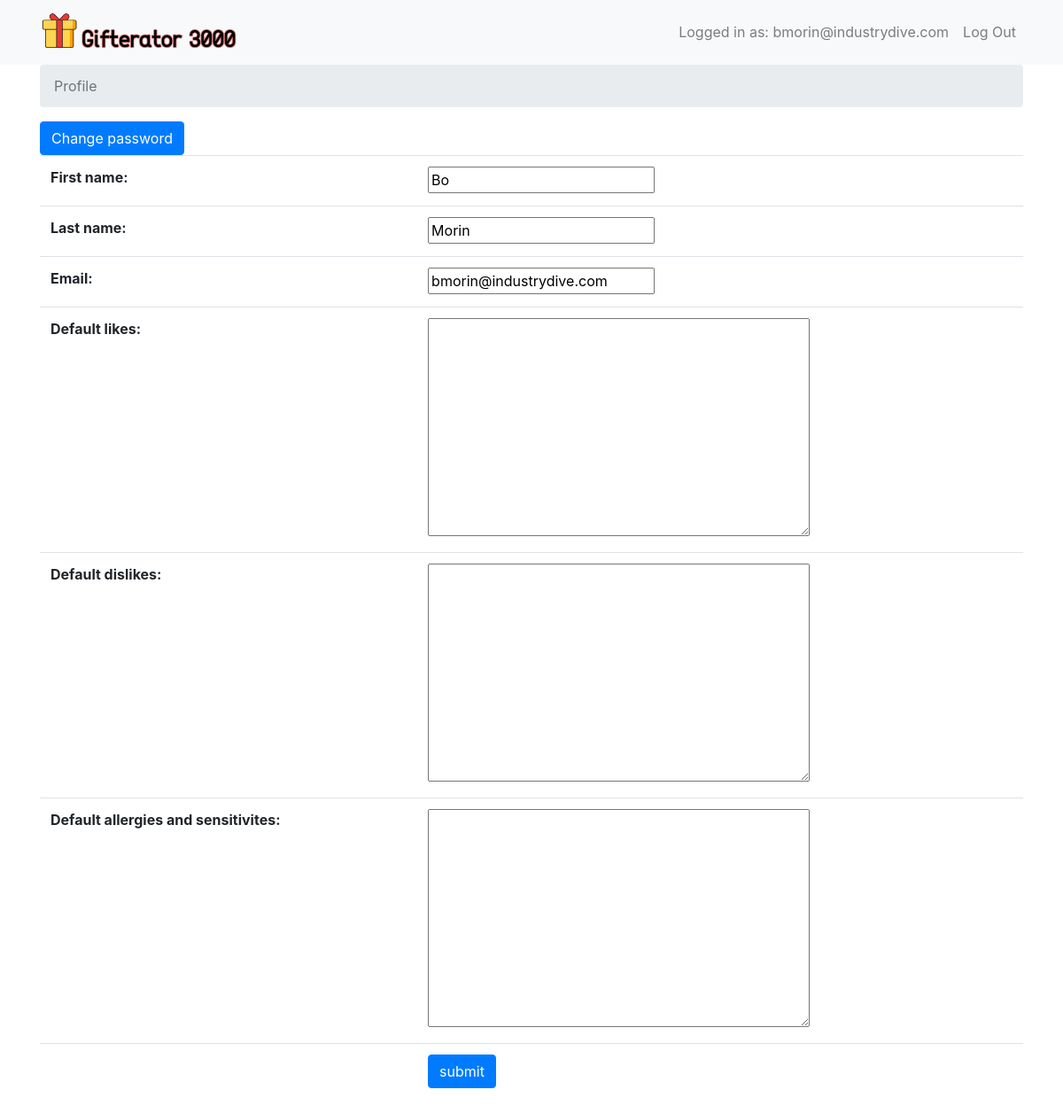
The app's page /profile/ (signed in), older data.
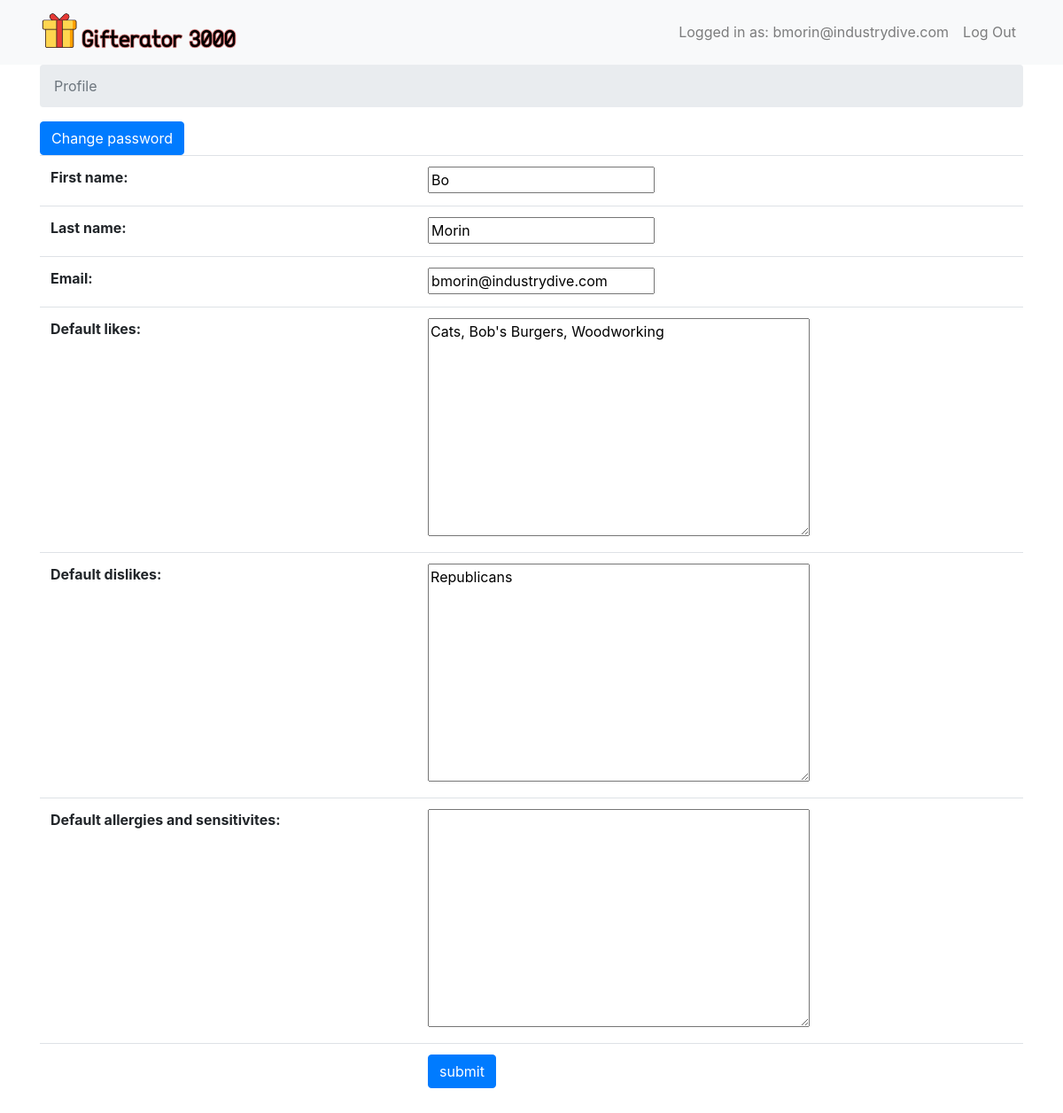
The same page, newer data.
### giftexchange/models.py (models this page shows, shortened)
class AppUser(models.Model):
	djangouser = models.OneToOneField(User, on_delete=models.CASCADE)
	needs_password_reset = models.BooleanField(default=True)
	default_likes = models.TextField(blank=True, null=True)
	default_dislikes = models.TextField(blank=True, null=True)
	default_allergies_sensitivities = models.TextField(blank=True, null=True)
	@classmethod
	def get(cls, djangouser):
		return cls.objects.get(djangouser=djangouser)

### giftexchange/views.py (the view, shortened to what this page needs)
# urls.py: path('profile/', views.ManageProfile.as_view(), name='profile'),
class ManageProfile(AuthenticatedView):
	def setup(self, request, *args, **kwargs):
		super(ManageProfile, self).setup(request, *args, **kwargs)
		self.template = loader.get_template('giftexchange/profile.html')
		self.context = {
			'breadcrumbs': [
				('Profile', None)
			],
			'fullwidth': True
		}
	def get(self, request, *args, **kwargs):
		init = {
			'first_name': self.djangouser.first_name,
			'last_name': self.djangouser.last_name,
			'email': self.djangouser.email,
			'default_likes': self.appuser.default_likes,
			'default_dislikes': self.appuser.default_dislikes,
			'default_allergies_and_sensitivites': self.appuser.default_allergies_sensitivities,
		}
		self.context['form'] = ProfileForm(initial=init)
		return HttpResponse(self.template.render(self.context, request))

### giftexchange/forms.py
class ProfileForm(Form):
	first_name = CharField()
	last_name = CharField()
	email = EmailField()
	default_likes = CharField(widget=Textarea, required=False)
	default_dislikes = CharField(widget=Textarea, required=False)
	default_allergies_and_sensitivites = CharField(widget=Textarea, required=False)

### giftexchange/views.py (called while the page is built)
	def setup(self, request, *args, **kwargs):
		super(AuthenticatedView, self).setup(request, *args, **kwargs)
		if not self.request.user.is_authenticated:
			raise Http404('Login Required')
		self.giftexchange = None
		self.is_admin = False
		self.djangouser = request.user
		self.appuser = AppUser.get(djangouser=self.djangouser)
		if 'giftexchange_id' in kwargs:
			self.giftexchange = GiftExchange.objects.filter(pk=kwargs['giftexchange_id']).first()
			self.giftexchange_id = self.giftexchange.pk

### giftexchange/templates/giftexchange/profile.html (shortened to what this page needs)
{% extends 'giftexchange/base.html' %}
{% block page_content %}
<div class="row">
	<div class="col">
		<a href="{% url 'change_password' %}"><button class="btn btn-primary">Change password</button></a>
	</div>
</div>
<div class="row">
	<div class="col">
		<form class="form" method="POST" action="{{action}}">
			<table class="table">
				{{form.as_table}}
				<tr>
					<td></td>
					<td><input type="submit" class="btn btn-primary" value="{% if submit_text %}{{submit_text}}{%else%}submit{%endif%}" /></td>
			</table>
		</form>
	</div>
</div>
{% endblock %}

Row changes from the older to the newer data that the page shows:
now on this page (row edited): AppUser: default_likes "Cats, Bob's Burgers, Woodworking", default_dislikes "Republicans"
